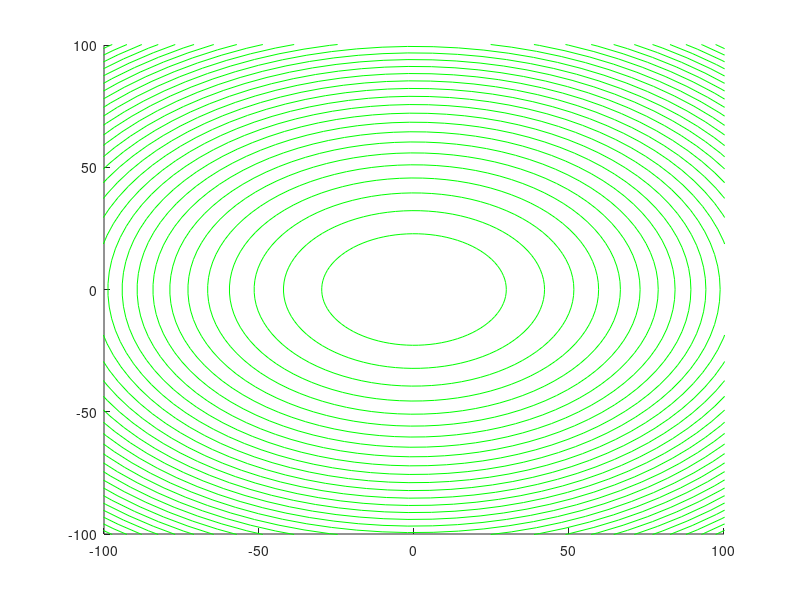

The MATLAB source for this figure:
clear; close all; clc

c = 299792458;      % speed of light [m/s]
CArate = 1023000;   % C/A code rate [Hz]

H = 680e3;          % receiver altitude [m]
theta = 40;         % incidence angle [deg]
% tau = 1;            % delay [chip]

figure; hold on
for tau = 1:50
    delta = 1/CArate*c*tau;
    eps = 90-theta;

    b = sqrt(2*H*delta/sind(eps));
    a = b/sind(eps);

%     A = pi*a*b;

    t = linspace(0,2*pi);
    x = a*cos(t)/1e3;
    y = b*sin(t)/1e3;

    plot(x,y,'g');
end
xlim([-100,100])
ylim([-100,100])
